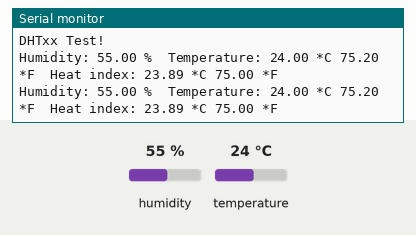
Bench run of a sketch on a simulated Arduino Uno, built with avr-gcc and run on an emulated ATmega328P. On the bench: the last lines printed to the serial monitor. Inputs (shaded band) come from the test bench; at power-on: humidity 55 %, temperature 24 °C.

Above: at 4.8 s.
4.9 s: humidity set to 22 %
At 7.1 s:
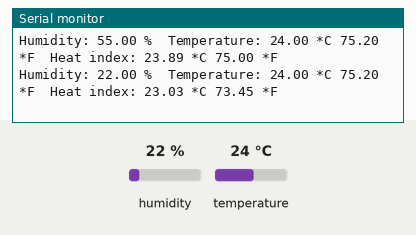
7.9 s: temperature set to 12 °C
At 9.4 s:
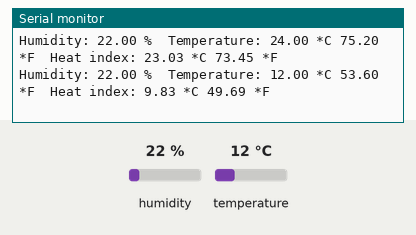
10.9 s: humidity set to 40 %
At 12.7 s:
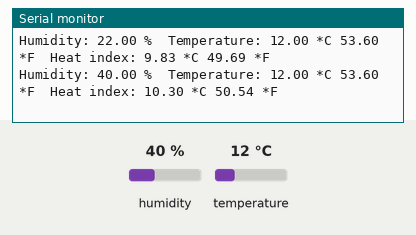
Timing chart, 0 to 14.2 s (numbered marks = the images above; inputs shaded):
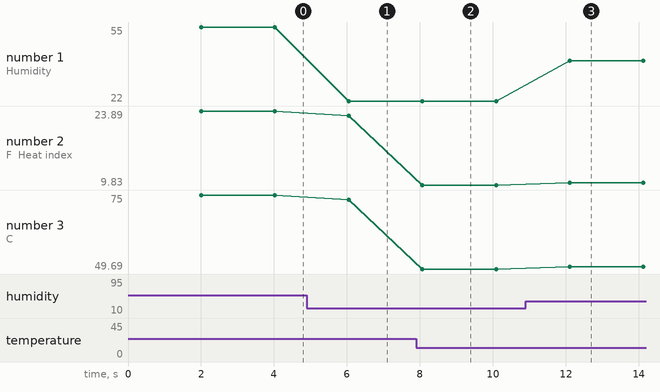

The sketch:

DHT_22_Sensor.ino
```cpp
#include "DHT.h"

#define DHTPIN 2  //Digital Pin we will take reading from

//Type of the DHT Sensor
#define DHTTYPE DHT22  //// DHT 22  (AM2302), AM2321
//#define DHTTYPE DHT11   // DHT 11
//#define DHTTYPE DHT21   // DHT 21 (AM2301)


//Creating Object of DHT Sensor
DHT dht(DHTPIN, DHTTYPE);  //Pin , Type

void setup() {
  // put your setup code here, to run once:
  Serial.begin(9600);
  Serial.println("DHTxx Test!");

  dht.begin();
}

void loop() {

  //wait 2s since reading period was 2s
  delay(2000);  //2 sec

  //1.Humidity
  float h = dht.readHumidity();

  //2.Temprature(Celsius)
  float t = dht.readTemperature();

  //3.Temprature Fahrenheit (isFahrenheit = true)
  float f = dht.readTemperature(true);

  //Check if there is any fail in any reading
  if (isnan(h) || isnan(t) || isnan(f)) {
    Serial.println("Failed to read from DHT Sensor");
    return;
  }

  //Compute heat index in Fahrenheit (default)
  float hif = dht.computeHeatIndex(f, h);
  //Compute heat index in Celsius (isFahrenheit = false)
  float hic = dht.computeHeatIndex(t, h, false);

  Serial.print("Humidity: ");
  Serial.print(h);
  Serial.print(" %\t");
  Serial.print("Temperature: ");
  Serial.print(t);
  Serial.print(" *C ");
  Serial.print(f);
  Serial.print(" *F\t");

  Serial.print("Heat index: ");
  Serial.print(hic);
  Serial.print(" *C ");
  Serial.print(hif);
  Serial.println(" *F");
}
```

Measured:
- after the input at 4.9 s, the serial monitor: prints a new line after 1.1 s (image 1)
- after the input at 7.9 s, the serial monitor: prints a new line after 0.17 s (image 2)
- after the input at 10.9 s, the serial monitor: prints a new line after 1.2 s (image 3)
- plotted number 1: 55 → 22 after the input at 4.9 s, 22 → 40 after the input at 10.9 s
- plotted number 2: 23.89 → 23.03 after the input at 4.9 s, 23.03 → 9.83 after the input at 7.9 s, 9.83 → 10.3 after the input at 10.9 s
- plotted number 3: 75 → 73.45 after the input at 4.9 s, 73.45 → 49.69 after the input at 7.9 s, 49.69 → 50.54 after the input at 10.9 s
